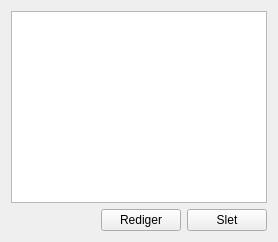
          <widget class="QWidget" name="tab_1">
           <attribute name="title">
            <string>Oversigt</string>
           </attribute>
           <layout class="QGridLayout" name="gridLayout_14">
            <item row="0" column="0">
             <widget class="QTextEdit" name="lblTurneringOversigt">
              <property name="readOnly">
               <bool>true</bool>
              </property>
              <property name="html">
               <string>&lt;!DOCTYPE HTML PUBLIC &quot;-//W3C//DTD HTML 4.0//EN&quot; &quot;http://www.w3.org/TR/REC-html40/strict.dtd&quot;&gt;
&lt;html&gt;&lt;head&gt;&lt;meta name=&quot;qrichtext&quot; content=&quot;1&quot; /&gt;&lt;style type=&quot;text/css&quot;&gt;
p, li { white-space: pre-wrap; }
&lt;/style&gt;&lt;/head&gt;&lt;body style=&quot; font-family:'Ubuntu'; font-size:11pt; font-weight:400; font-style:normal;&quot;&gt;
&lt;p style=&quot;-qt-paragraph-type:empty; margin-top:0px; margin-bottom:0px; margin-left:0px; margin-right:0px; -qt-block-indent:0; text-indent:0px;&quot;&gt;&lt;br /&gt;&lt;/p&gt;&lt;/body&gt;&lt;/html&gt;</string>
              </property>
              <property name="overwriteMode">
               <bool>false</bool>
              </property>
             </widget>
            </item>
            <item row="1" column="0">
             <layout class="QHBoxLayout" name="horizontalLayout_6">
              <property name="topMargin">
               <number>0</number>
              </property>
              <item>
               <spacer name="horizontalSpacer_20">
                <property name="orientation">
                 <enum>Qt::Horizontal</enum>
                </property>
                <property name="sizeHint" stdset="0">
                 <size>
                  <width>40</width>
                  <height>20</height>
                 </size>
                </property>
               </spacer>
              </item>
              <item>
               <widget class="QPushButton" name="btnEditTurnering">
                <property name="text">
                 <string>Rediger</string>
                </property>
               </widget>
              </item>
              <item>
               <widget class="QPushButton" name="btnDelTurnering">
                <property name="text">
                 <string>Slet</string>
                </property>
               </widget>
              </item>
             </layout>
            </item>
           </layout>
          </widget>
